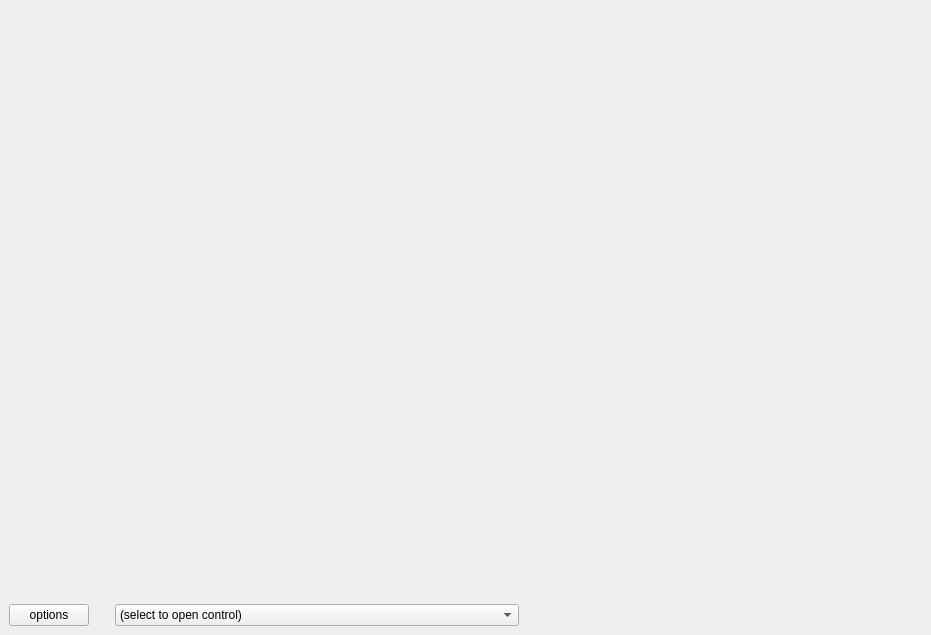
<?xml version="1.0" encoding="UTF-8"?>
<ui version="4.0">
 <class>SideViewWindow</class>
 <widget class="QMainWindow" name="SideViewWindow">
  <property name="geometry">
   <rect>
    <x>0</x>
    <y>0</y>
    <width>931</width>
    <height>635</height>
   </rect>
  </property>
  <property name="windowTitle">
   <string>Side View - Mission Support System</string>
  </property>
  <widget class="QWidget" name="centralwidget">
   <layout class="QVBoxLayout" name="verticalLayout">
    <item>
     <widget class="MplSideViewWidget" name="mpl" native="true">
      <property name="sizePolicy">
       <sizepolicy hsizetype="Preferred" vsizetype="Expanding">
        <horstretch>0</horstretch>
        <verstretch>0</verstretch>
       </sizepolicy>
      </property>
      <property name="minimumSize">
       <size>
        <width>100</width>
        <height>100</height>
       </size>
      </property>
     </widget>
    </item>
    <item>
     <layout class="QHBoxLayout" name="horizontalLayout">
      <item>
       <widget class="QPushButton" name="btOptions">
        <property name="text">
         <string>options</string>
        </property>
       </widget>
      </item>
      <item>
       <spacer name="horizontalSpacer_3">
        <property name="orientation">
         <enum>Qt::Horizontal</enum>
        </property>
        <property name="sizeType">
         <enum>QSizePolicy::Preferred</enum>
        </property>
        <property name="sizeHint" stdset="0">
         <size>
          <width>20</width>
          <height>20</height>
         </size>
        </property>
       </spacer>
      </item>
      <item>
       <widget class="QComboBox" name="cbTools">
        <property name="sizePolicy">
         <sizepolicy hsizetype="MinimumExpanding" vsizetype="Fixed">
          <horstretch>0</horstretch>
          <verstretch>0</verstretch>
         </sizepolicy>
        </property>
        <item>
         <property name="text">
          <string>(select to open control)</string>
         </property>
        </item>
        <item>
         <property name="text">
          <string>WMS</string>
         </property>
        </item>
       </widget>
      </item>
      <item>
       <spacer name="horizontalSpacer">
        <property name="orientation">
         <enum>Qt::Horizontal</enum>
        </property>
        <property name="sizeHint" stdset="0">
         <size>
          <width>40</width>
          <height>20</height>
         </size>
        </property>
       </spacer>
      </item>
     </layout>
    </item>
   </layout>
  </widget>
  <widget class="QMenuBar" name="menubar">
   <property name="geometry">
    <rect>
     <x>0</x>
     <y>0</y>
     <width>931</width>
     <height>26</height>
    </rect>
   </property>
  </widget>
 </widget>
 <customwidgets>
  <customwidget>
   <class>MplSideViewWidget</class>
   <extends>QWidget</extends>
   <header>mslib.msui.mpl_qtwidget</header>
   <container>1</container>
  </customwidget>
 </customwidgets>
 <resources/>
 <connections/>
</ui>
